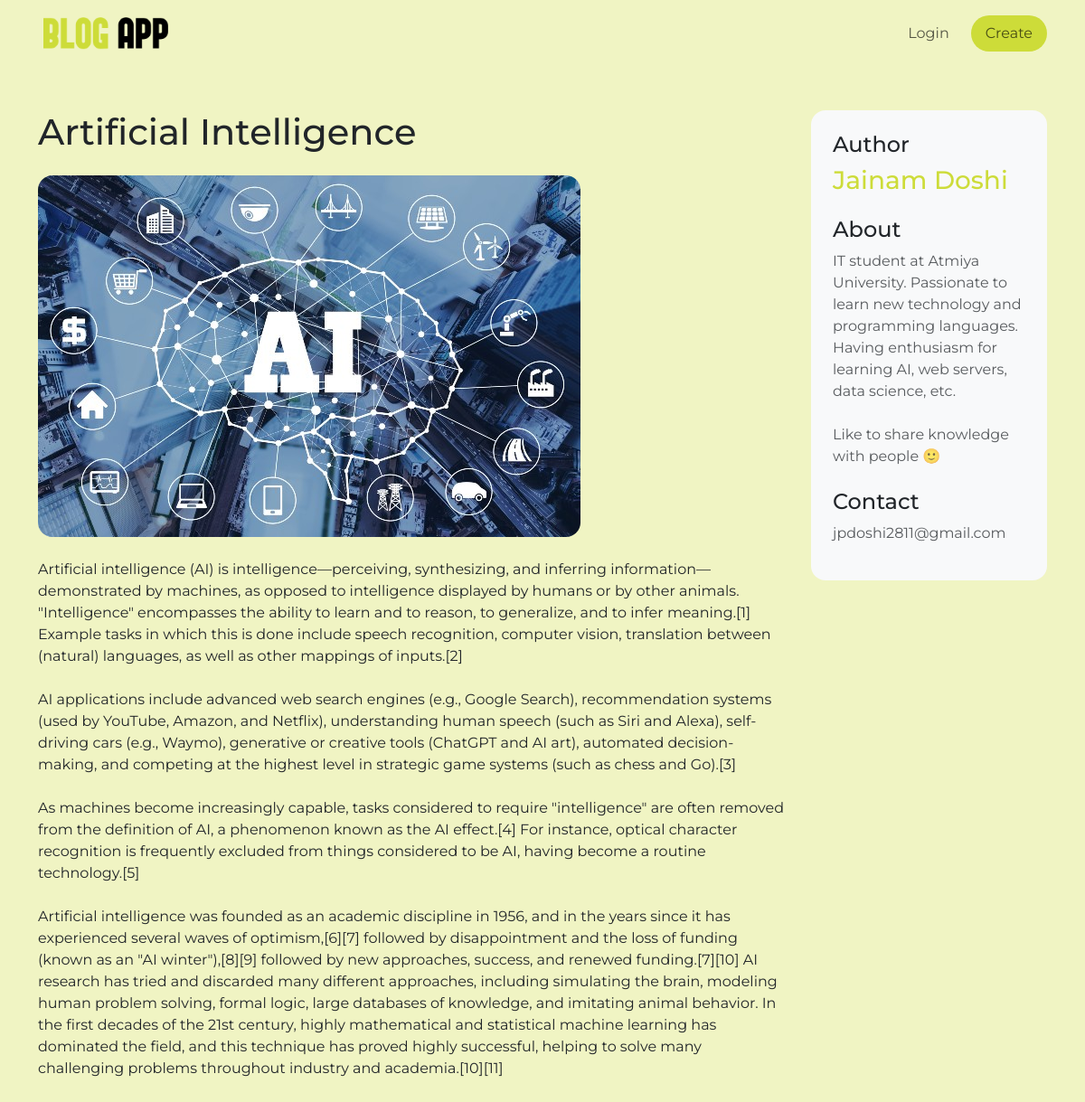
Page /blog/1/ on the committed database.
### blogs/models.py (models this page shows, shortened)
class Blog(models.Model):
	id    = models.AutoField(primary_key=True)
	user  = models.ForeignKey(User, on_delete=models.CASCADE)
	cover = models.ImageField(upload_to="uploads/")
	title = models.CharField(max_length=50)
	pub_date = models.DateField(auto_now=True)
	body  = models.TextField()
	def get_blog_by_id(_id):
		blog = Blog.objects.get(id=_id)
		return blog

class User(models.Model):
	id    = models.AutoField(primary_key=True)
	fname = models.CharField(max_length=20)
	lname = models.CharField(max_length=20)
	username = models.CharField(max_length=20)
	email = models.EmailField()
	about = models.TextField()
	password = models.CharField(max_length=16)

### blogs/views.py (the view)
# urls.py: path('blog/<int:id>/', views.blog, name="blog"),
def blog(request, id):
	context = {
		'blog': Blog.get_blog_by_id(id),
	}
	return render(request, "blog.html", context)

### blogs/templates/blog.html
{% extends 'base.html' %}
{% block content %}
<div class="row">
	<div class="col-12 col-lg-9" style="overflow: auto;">
		<h1 class="mb-4">{{ blog.title }}</h1>
		<img class="rounded-4 mb-4" style="max-width: 100%;" src="{{ blog.cover.url }}">
		<p>{{ blog.body|linebreaksbr }}</p>
	</div>
	<div class="col-12 col-lg-3">
		<div class="bg-light p-4 rounded-4">
			<h4 class="mb-2">Author</h4>
			<h3 class="mb-4" style="color: #cddc39;">{{ blog.user.fname }} {{ blog.user.lname }}</h3>
			<h4 class="mb-2">About</h4>
			<p class="mb-4 text-muted">{{ blog.user.about|linebreaksbr }}</p>
			<h4 class="mb-2">Contact</h4>
			<p class=" text-muted">{{ blog.user.email }}</p>
		</div>
	</div>
</div>
{% endblock %}

### rows in the picture
Blog: title "Artificial Intelligence", cover (picture), body "Artificial intelligence (AI) is intelligence—perceiving, synthesizing, and inferring information—demonstrated by machines, as opposed to intelligence displayed by humans or by other animals. \"Intelligence\" encompasses the ability to learn and to reason, to generalize, and to infer meaning.[1] Example tasks in which this is done include speech recognition, computer vision, translation between (natural) languages, as well as other mappings of inputs.[2] AI applications include advanced web search engines (e.g., Google Search), recommendation systems (used by YouTube, Amazon, and Netflix), understanding human speech (such as Siri and Alexa), self-driving cars (e.g., Waymo), generative or…", user.fname "Jainam", user.lname "Doshi", user.about "IT student at Atmiya University. Passionate to learn new technology and programming languages. Having enthusiasm for learning AI, web servers, data science, etc. Like to share knowledge with people 🙂", user.email "jpdoshi2811@gmail.com"
